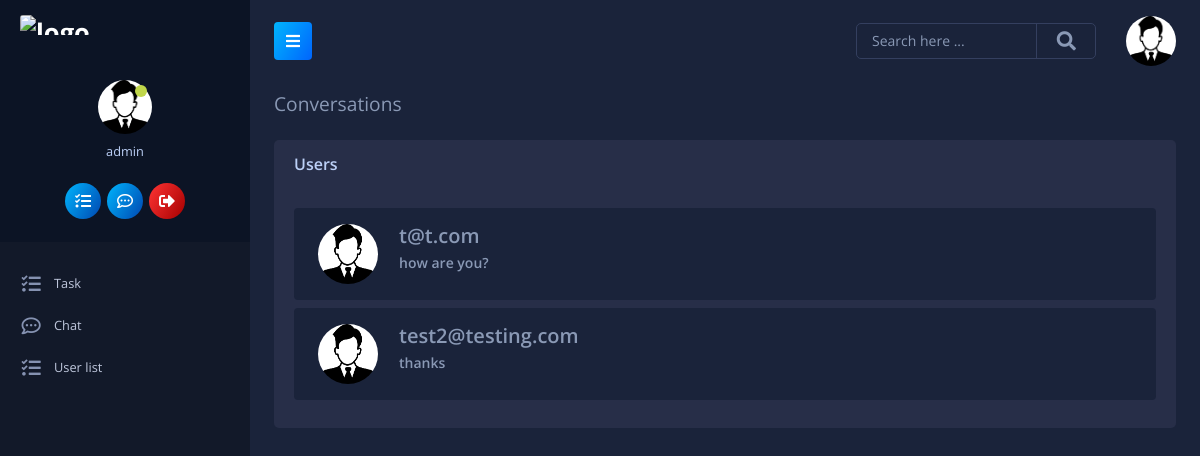
The page /conversations/ (signed in) on the database as committed earlier.
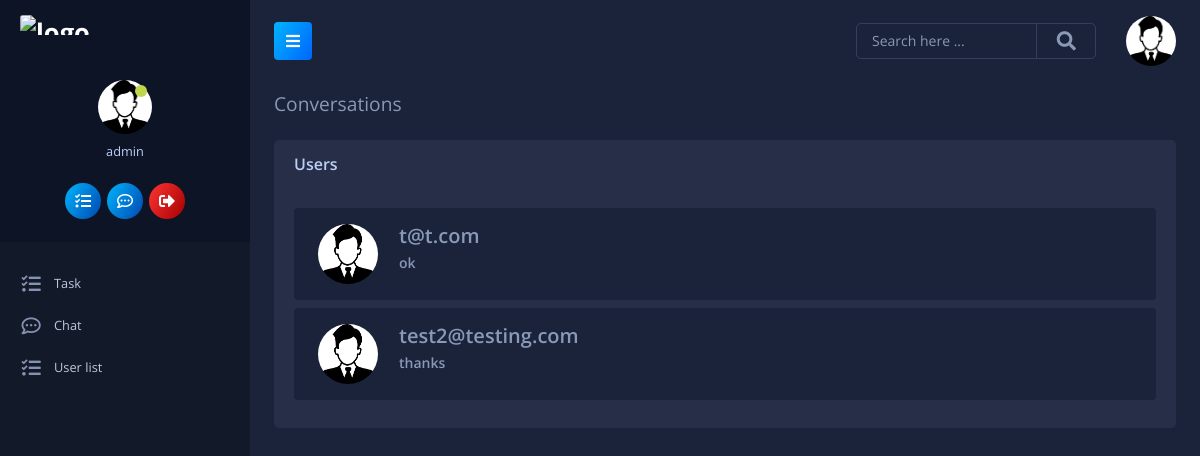
The same page on the database as committed later.
### main/models.py (models this page shows, shortened)
class Conversation(models.Model):
    user_one = models.ForeignKey(
        User,
        on_delete=models.CASCADE,
        related_name='user_one')
    user_two = models.ForeignKey(
        User,
        on_delete=models.CASCADE,
        related_name='user_two')
    messages = models.ManyToManyField(Message, blank=True)
    updated = models.DateTimeField(auto_now=True)
    def get_last_message(self):
        if self.messages.all():
            return self.messages.all().order_by('date').last()
        return None

class Message(models.Model):
    sender = models.ForeignKey(
        User,
        on_delete=models.CASCADE,
        related_name='sender')
    receiver = models.ForeignKey(
        User,
        on_delete=models.CASCADE,
        related_name='receiver')
    text = models.TextField(max_length=1000, blank=True, null=True)
    date = models.DateTimeField(auto_now_add=True)
    seen = models.BooleanField(default=False)
    def __str__(self):
        return self.text

### main/views.py (the view)
# urls.py: path('conversations/', views.conversations, name='conversations'),
@login_required(login_url='login')
def conversations(request):
    conversations = Conversation.objects.filter(
        Q(user_one=request.user) | Q(user_two=request.user)).order_by('-updated')
    return render(request, 'main/conversations.html', {'conversations': conversations})

### main/templates/main/conversations.html
{% extends 'main/base.html' %}
{% load static %}
{% block content %}
<div class="page-header">
    <ol class="breadcrumb">
        <li class="breadcrumb-item">Conversations</li>
    </ol>
</div>
<div class="row gutters">
    <div class="col-12">
        <div class="card">
            <div class="card-header">
                <div class="card-title">Users</div>
            </div>
            <div class="card-body">
                <div class="customScroll5">
                    {% if conversations %}
                        <div class="browser-stats-container">
                            {% for conversation in conversations %}
                                <a href="{% url 'conversation' conversation.id %}" style="text-decoration: none;">
                                    <div class="browser-stats mb-2 py-3 px-4 rounded" style="background-color: #1A233A;">
                                        <div class="browser-icon d-flex">
                                            <img style="width: 60px; height: 60px; border-radius: 50%;" src="{% static 'images/user.png' %} " alt="user">
                                            <div class="ml-3">
                                                <h4>
                                                    {% if conversation.user_one == user %}
                                                        {{ conversation.user_two.username }}
                                                    {% else %}
                                                        {{ conversation.user_one.username }}
                                                    {% endif %}
                                                <p style="font-size: 14px; margin-top: 4px;">{{ conversation.get_last_message }}</p>
                                            </div>
                                        </div>
                                    </div>
                                </a>
                            {% endfor %}
                        </div>
                    {% else %}
                        <div class="alert alert-danger" role="alert">
                            No conversations found!
                        </div>
                    {% endif %}
                </div>
            </div>
        </div>
    </div>
</div>
{% endblock %}

Rows that differ between the two databases and show on the page:
changed Conversation "t@t.com": get_last_message "how are you?" → "ok"
